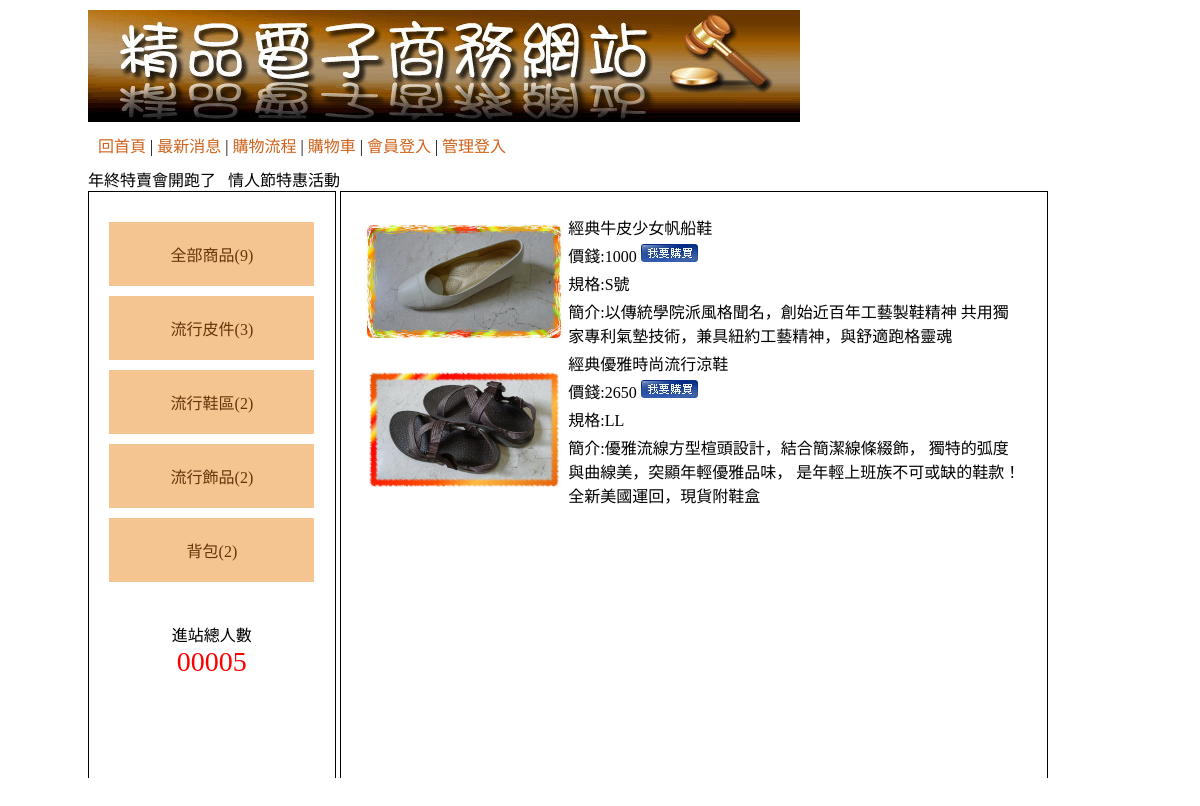
The page /?do=main&fa=2 on the database its author committed.
### tables this page shows
CREATE TABLE `q4t4_class` (
  `id` int(10) UNSIGNED NOT NULL,
  `text` text NOT NULL,
  `parent` int(11) NOT NULL
);

CREATE TABLE `q4t5_product` (
  `id` int(10) UNSIGNED NOT NULL,
  `fa` int(11) NOT NULL,
  `son` int(11) NOT NULL,
  `title` text NOT NULL,
  `price` int(11) NOT NULL,
  `spec` text NOT NULL,
  `num` int(11) NOT NULL,
  `img` text NOT NULL,
  `text` text NOT NULL,
  `dpy` int(11) NOT NULL
);

### sql.php (called while the page is built, shortened)
<?php
$db = new PDO("mysql:host=127.0.0.1;dbname=b17300_db;charset=utf8", "b17300user", "b17300pwd", null);
function select($tb, $wh)
{
  global $db;
  return $db->query("SELECT * FROM " . $tb . " WHERE " . $wh)->fetchAll();
}
?>

### index.php (the view, shortened to what this page needs)
<?php
include "sql.php";
$main=(empty($_GET['do']))?"main":$_GET['do'];
?>
<!DOCTYPE html PUBLIC "-//W3C//DTD XHTML 1.0 Transitional//EN" "http://www.w3.org/TR/xhtml1/DTD/xhtml1-transitional.dtd">
<html xmlns="http://www.w3.org/1999/xhtml"><head><meta http-equiv="Content-Type" content="text/html; charset=UTF-8">
<link href="./home_files/css.css" rel="stylesheet" type="text/css">
</head>
<body>
<div id="main" style="width: 1024px;height: 768px;overflow: scroll;padding: 0;margin: 10px auto;border: 0;">
    	<div id="top">
        	<a href="?">
            	<img src="./home_files/0416.jpg">
            </a>
                        <div style="padding:10px;">
                <a href="?">回首頁</a> |
                <a href="?do=news">最新消息</a> |
                <a href="?do=look">購物流程</a> |
                <a href="?do=buycart">購物車</a> |
                <?=(empty($_SESSION['user']))?'<a href="?do=login">會員登入</a> |':'<a href="api.php?do=logout">會員登出</a> |'?>
                                <a href="admin.php">管理登入</a>
           </div>
           <marquee behavior="" direction="">年終特賣會開跑了 &nbsp; 情人節特惠活動</marquee>
        </div>
        <div id="left" class="ct">
                <div style="min-height:400px;">
                <?php
$num=count(select("q4t5_product",1));
echo '<a href="index.php">全部商品('.$num.')</a>';
$re=select("q4t4_class","parent=0");
foreach ($re as $ro) {
        $num=count(select("q4t5_product","fa=".$ro['id']));
        echo '<a onmouseover="show('.$ro['id'].')" href="?do=main&fa='.$ro['id'].'">'.$ro['text'].'('.$num.')</a>';
}
?>
        	            </div>
                        <span>
            	<div>進站總人數</div>
                <div style="color:#f00; font-size:28px;">
                	00005                </div>
            </span>
                    </div>
                <div id="right"><?php include $main.".php";?>
        	        </div>
    </div>
</body></html>

### main.php (shortened to what this page needs)
<table>
<?php
$who="";
if(!empty($_GET['fa'])) $who.=" and fa=".$_GET['fa'];
$re=select("q4t5_product","dpy=1".$who);
foreach ($re as $ro) {
?>
    <tr>
        <td rowspan=4><a href="?do=info&id=<?=$ro['id']?>"><img src="upload/<?=$ro['img']?>" width="200"></a></td>
        <td><?=$ro['title']?></td>
    </tr>
    <tr>
        <td>價錢:<?=$ro['price']?> <a href="?do=info&id=<?=$ro['id']?>"><img src="img/0402.jpg" alt=""></a></td>
    </tr>
    <tr>
        <td>規格:<?=$ro['spec']?></td>
    </tr>
    <tr>
        <td>簡介:<?=$ro['text']?></td>
    </tr>
<?php
}
?>
</table>

### home_files/css.css (style rules this page uses)
body { font-family:"微軟正黑體"; }
#main { width:1034px; padding:10px; margin:20px auto 20px auto; border:#000 solid 1px; min-height:768px; }
#top a { color:#CE631C; text-decoration:none; }
#left { display:inline-block; width:20%; padding:2%; min-height:550px; vertical-align:top; border:#000 1px solid; }
#left a { display:block; padding:20px 5px 20px 5px; text-decoration:none; background:#F4C591; margin:10px auto 10px auto; color:#65350A; }
.ct { text-align:center; }
#right { display:inline-block; width:65%; padding:2%; min-height:550px; border:#000 1px solid; }

### rows shown on the page
q4t4_class: text "流行皮件", num "3"
q4t4_class: text "流行鞋區", num "2"
q4t4_class: text "流行飾品", num "2"
q4t4_class: text "背包", num "2"
q4t5_product: img (picture), title "經典牛皮少女帆船鞋", price "1000", spec "S號", text "以傳統學院派風格聞名，創始近百年工藝製鞋精神 共用獨家專利氣墊技術，兼具紐約工藝精神，與舒適跑格靈魂"
q4t5_product: img (picture), title "經典優雅時尚流行涼鞋", price "2650", spec "LL", text "優雅流線方型楦頭設計，結合簡潔線條綴飾， 獨特的弧度與曲線美，突顯年輕優雅品味， 是年輕上班族不可或缺的鞋款！ 全新美國運回，現貨附鞋盒"

### other values the page prints
$num "9"
